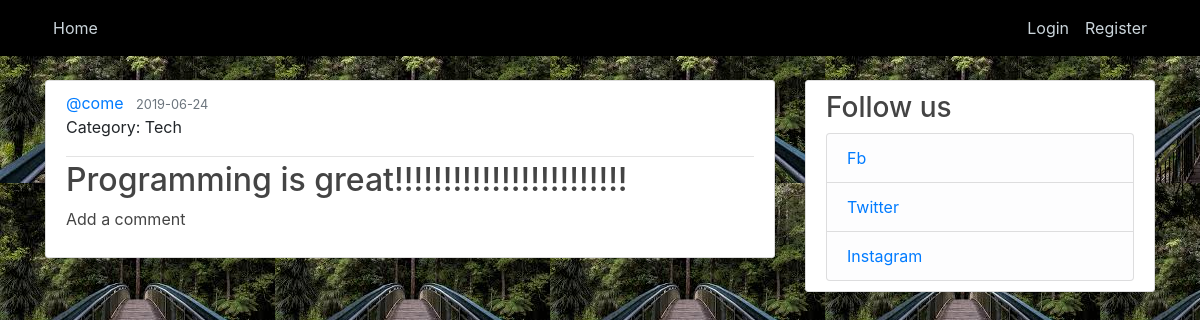
Page /home on the earlier database version.
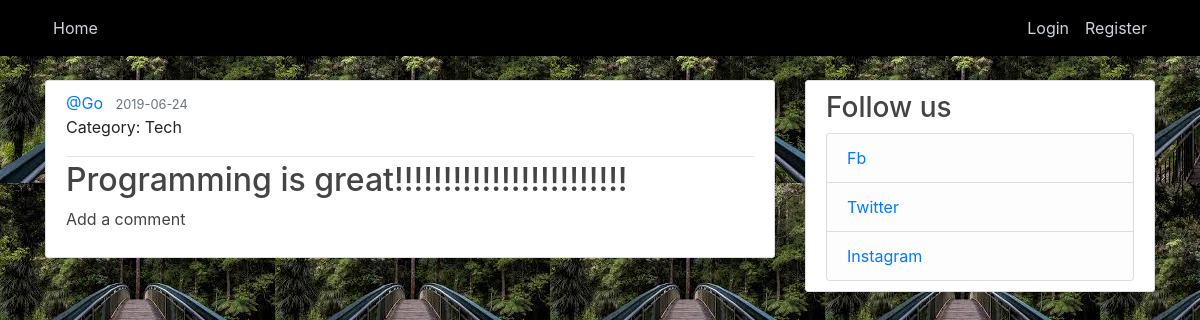
Same page on the later database version.
### piches/models.py (models this page shows, shortened)
class Pitch(db.Model):
    id = db.Column(db.Integer, primary_key=True)
    category = db.Column(db.String(200), nullable=False)
    pitch = db.Column(db.String(200), nullable=False)
    date_posted = db.Column(db.DateTime, nullable=False, default=datetime.utcnow)
    user_id = db.Column(db.Integer, db.ForeignKey('user.id'), nullable=False)
    comments = db.relationship('Comment', backref='commenter', lazy=True)

class User(db.Model, UserMixin):
    id = db.Column(db.Integer, primary_key=True)
    username = db.Column(db.String(20), unique=True, nullable=False)
    email = db.Column(db.String(120), unique=True, nullable=False)
    image_file = db.Column(db.String(20), nullable=False, default='default.jpg')
    password = db.Column(db.String(60), nullable=False)
    pitches = db.relationship('Pitch', backref='author', lazy=True)

### piches/routes.py (the view)
@app.route('/')
@app.route('/home')
def home():
    pitches = Pitch.query.all()
    return render_template('home.html', pitches=pitches, title="Home")

### piches/templates/home.html
{% extends 'layout.html' %}
{% block content %}
    {% for pitch in pitches %}
        <article class="media content-section">
            <div class="media-body">
                <div class="article-metadata">
                    <a class="mr-2" href="#">@{{ pitch.author.username }}</a>
                    <small class="text-muted">{{ pitch.date_posted.strftime('%Y-%m-%d') }}</small>
                    <p class="article-content">Category: {{ pitch.category }}</p>
                </div>
                <h2><a class="article-title" href="#">{{ pitch.pitch }}</a></h2>
                <p><a class="article-title" href="{{ url_for('new_comment', pitch_id=pitch.id) }}">Add a comment</a></p>
            </div>
        </article>
    {% endfor %}
{% endblock content %}

Differences in the rows shown:
changed through a linked row, Pitch "Programming is great!!!!!!!!!!!!!!!!!!!!!!!!": author.username "come" → "Go"
